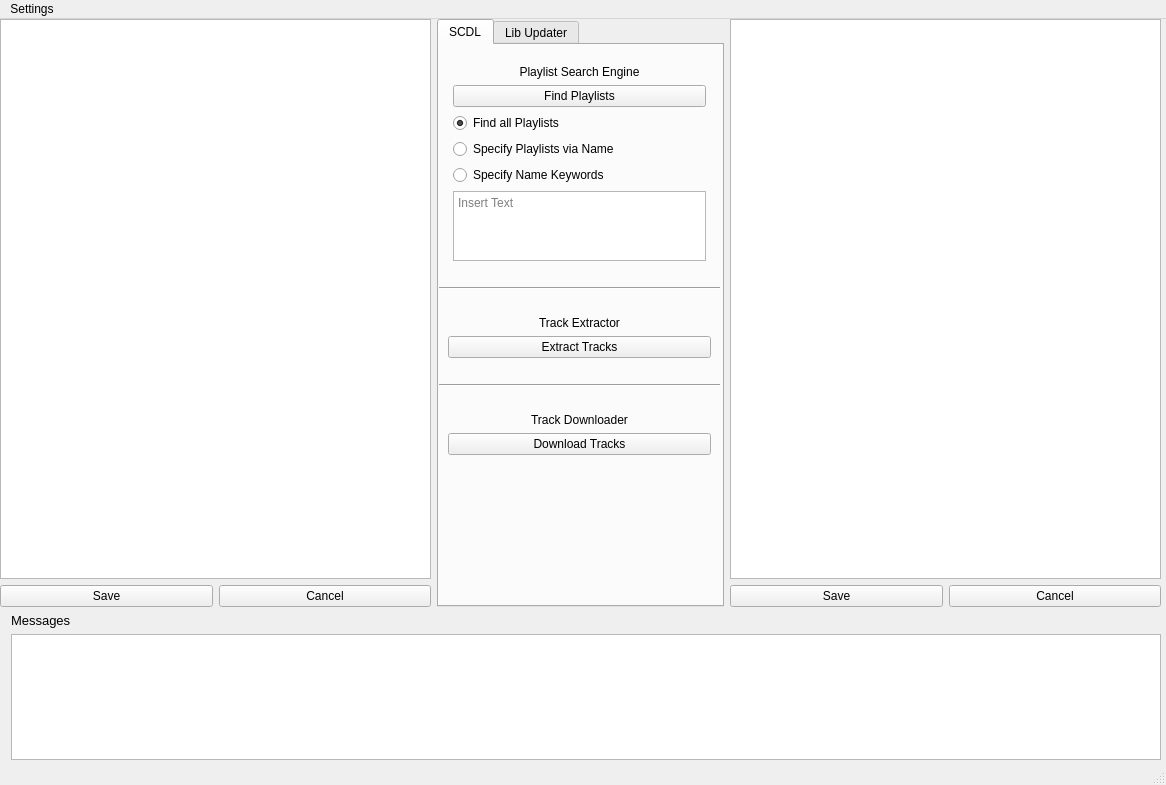
<?xml version="1.0" encoding="UTF-8"?>
<ui version="4.0">
 <class>MainWindow</class>
 <widget class="QMainWindow" name="MainWindow">
  <property name="geometry">
   <rect>
    <x>0</x>
    <y>0</y>
    <width>1166</width>
    <height>785</height>
   </rect>
  </property>
  <property name="windowTitle">
   <string>MainWindow</string>
  </property>
  <widget class="QWidget" name="centralwidget">
   <widget class="QWidget" name="gridLayoutWidget_5">
    <property name="geometry">
     <rect>
      <x>0</x>
      <y>0</y>
      <width>1161</width>
      <height>741</height>
     </rect>
    </property>
    <layout class="QGridLayout" name="gridLayout" rowstretch="4,1" columnstretch="3,2,3">
     <item row="0" column="0">
      <layout class="QGridLayout" name="grid_left">
       <item row="1" column="0">
        <widget class="QPushButton" name="btn_save_left">
         <property name="text">
          <string>Save</string>
         </property>
        </widget>
       </item>
       <item row="1" column="1">
        <widget class="QPushButton" name="btn_cancel_left">
         <property name="text">
          <string>Cancel</string>
         </property>
        </widget>
       </item>
       <item row="0" column="0" colspan="2">
        <widget class="QTableWidget" name="tbl_left"/>
       </item>
      </layout>
     </item>
     <item row="0" column="1">
      <widget class="QTabWidget" name="tabWidget">
       <property name="tabPosition">
        <enum>QTabWidget::North</enum>
       </property>
       <property name="tabShape">
        <enum>QTabWidget::Rounded</enum>
       </property>
       <property name="currentIndex">
        <number>0</number>
       </property>
       <widget class="QWidget" name="tab_scdl">
        <attribute name="title">
         <string>SCDL</string>
        </attribute>
        <widget class="QWidget" name="gridLayoutWidget_4">
         <property name="geometry">
          <rect>
           <x>0</x>
           <y>0</y>
           <width>281</width>
           <height>551</height>
          </rect>
         </property>
         <layout class="QGridLayout" name="glayout_SCDL" rowstretch="1,7,1,1,1,3,1,1,1,3,7">
          <item row="2" column="0">
           <spacer name="verticalSpacer_4">
            <property name="orientation">
             <enum>Qt::Vertical</enum>
            </property>
            <property name="sizeHint" stdset="0">
             <size>
              <width>20</width>
              <height>40</height>
             </size>
            </property>
           </spacer>
          </item>
          <item row="8" column="0">
           <spacer name="verticalSpacer">
            <property name="orientation">
             <enum>Qt::Vertical</enum>
            </property>
            <property name="sizeHint" stdset="0">
             <size>
              <width>20</width>
              <height>40</height>
             </size>
            </property>
           </spacer>
          </item>
          <item row="10" column="0">
           <spacer name="verticalSpacer_5">
            <property name="orientation">
             <enum>Qt::Vertical</enum>
            </property>
            <property name="sizeHint" stdset="0">
             <size>
              <width>20</width>
              <height>40</height>
             </size>
            </property>
           </spacer>
          </item>
          <item row="3" column="0">
           <widget class="Line" name="line">
            <property name="orientation">
             <enum>Qt::Horizontal</enum>
            </property>
           </widget>
          </item>
          <item row="0" column="0">
           <spacer name="verticalSpacer_17">
            <property name="orientation">
             <enum>Qt::Vertical</enum>
            </property>
            <property name="sizeHint" stdset="0">
             <size>
              <width>20</width>
              <height>40</height>
             </size>
            </property>
           </spacer>
          </item>
          <item row="5" column="0">
           <layout class="QGridLayout" name="glayout_track_ext" columnstretch="1,30,1">
            <item row="0" column="1">
             <widget class="QLabel" name="lbl_track_ext">
              <property name="sizePolicy">
               <sizepolicy hsizetype="Preferred" vsizetype="Maximum">
                <horstretch>0</horstretch>
                <verstretch>0</verstretch>
               </sizepolicy>
              </property>
              <property name="text">
               <string>Track Extractor</string>
              </property>
              <property name="alignment">
               <set>Qt::AlignCenter</set>
              </property>
             </widget>
            </item>
            <item row="1" column="0">
             <spacer name="horizontalSpacer_3">
              <property name="orientation">
               <enum>Qt::Horizontal</enum>
              </property>
              <property name="sizeHint" stdset="0">
               <size>
                <width>40</width>
                <height>20</height>
               </size>
              </property>
             </spacer>
            </item>
            <item row="1" column="1">
             <widget class="QPushButton" name="btn_track_ext">
              <property name="text">
               <string>Extract Tracks</string>
              </property>
             </widget>
            </item>
            <item row="1" column="2">
             <spacer name="horizontalSpacer_4">
              <property name="orientation">
               <enum>Qt::Horizontal</enum>
              </property>
              <property name="sizeHint" stdset="0">
               <size>
                <width>40</width>
                <height>20</height>
               </size>
              </property>
             </spacer>
            </item>
           </layout>
          </item>
          <item row="6" column="0">
           <spacer name="verticalSpacer_2">
            <property name="orientation">
             <enum>Qt::Vertical</enum>
            </property>
            <property name="sizeHint" stdset="0">
             <size>
              <width>20</width>
              <height>40</height>
             </size>
            </property>
           </spacer>
          </item>
          <item row="7" column="0">
           <widget class="Line" name="line_2">
            <property name="orientation">
             <enum>Qt::Horizontal</enum>
            </property>
           </widget>
          </item>
          <item row="4" column="0">
           <spacer name="verticalSpacer_3">
            <property name="orientation">
             <enum>Qt::Vertical</enum>
            </property>
            <property name="sizeHint" stdset="0">
             <size>
              <width>20</width>
              <height>40</height>
             </size>
            </property>
           </spacer>
          </item>
          <item row="9" column="0">
           <layout class="QGridLayout" name="glayout_track_dl" rowstretch="0,0,0" columnstretch="1,30,1">
            <item row="2" column="2">
             <spacer name="horizontalSpacer_6">
              <property name="orientation">
               <enum>Qt::Horizontal</enum>
              </property>
              <property name="sizeHint" stdset="0">
               <size>
                <width>40</width>
                <height>20</height>
               </size>
              </property>
             </spacer>
            </item>
            <item row="2" column="1">
             <widget class="QPushButton" name="btn_track_dl">
              <property name="text">
               <string>Download Tracks</string>
              </property>
             </widget>
            </item>
            <item row="2" column="0">
             <spacer name="horizontalSpacer_5">
              <property name="orientation">
               <enum>Qt::Horizontal</enum>
              </property>
              <property name="sizeHint" stdset="0">
               <size>
                <width>40</width>
                <height>20</height>
               </size>
              </property>
             </spacer>
            </item>
            <item row="1" column="1">
             <widget class="QLabel" name="lbl_track_dl">
              <property name="sizePolicy">
               <sizepolicy hsizetype="Preferred" vsizetype="Maximum">
                <horstretch>0</horstretch>
                <verstretch>0</verstretch>
               </sizepolicy>
              </property>
              <property name="text">
               <string>Track Downloader</string>
              </property>
              <property name="alignment">
               <set>Qt::AlignCenter</set>
              </property>
             </widget>
            </item>
           </layout>
          </item>
          <item row="1" column="0">
           <layout class="QGridLayout" name="glayout_pl_search" rowstretch="1,1,1,1,2,1,0" columnstretch="1,30,1">
            <item row="1" column="2" rowspan="4">
             <spacer name="horizontalSpacer_2">
              <property name="orientation">
               <enum>Qt::Horizontal</enum>
              </property>
              <property name="sizeHint" stdset="0">
               <size>
                <width>40</width>
                <height>20</height>
               </size>
              </property>
             </spacer>
            </item>
            <item row="5" column="1">
             <widget class="QPlainTextEdit" name="TxtEdit_pl_search">
              <property name="placeholderText">
               <string>Insert Text</string>
              </property>
             </widget>
            </item>
            <item row="1" column="1">
             <widget class="QPushButton" name="btn_pl_search">
              <property name="text">
               <string>Find Playlists</string>
              </property>
             </widget>
            </item>
            <item row="6" column="1">
             <spacer name="verticalSpacer_18">
              <property name="orientation">
               <enum>Qt::Vertical</enum>
              </property>
              <property name="sizeHint" stdset="0">
               <size>
                <width>20</width>
                <height>40</height>
               </size>
              </property>
             </spacer>
            </item>
            <item row="3" column="1">
             <widget class="QRadioButton" name="rbtn_pl_search_name">
              <property name="text">
               <string>Specify Playlists via Name</string>
              </property>
             </widget>
            </item>
            <item row="1" column="0" rowspan="4">
             <spacer name="horizontalSpacer">
              <property name="orientation">
               <enum>Qt::Horizontal</enum>
              </property>
              <property name="sizeHint" stdset="0">
               <size>
                <width>40</width>
                <height>20</height>
               </size>
              </property>
             </spacer>
            </item>
            <item row="0" column="0" colspan="3">
             <widget class="QLabel" name="lbl_pl_search">
              <property name="sizePolicy">
               <sizepolicy hsizetype="Preferred" vsizetype="Maximum">
                <horstretch>0</horstretch>
                <verstretch>0</verstretch>
               </sizepolicy>
              </property>
              <property name="text">
               <string>Playlist Search Engine</string>
              </property>
              <property name="alignment">
               <set>Qt::AlignCenter</set>
              </property>
             </widget>
            </item>
            <item row="4" column="1">
             <widget class="QRadioButton" name="rbtn_pl_search_key">
              <property name="text">
               <string>Specify Name Keywords</string>
              </property>
              <property name="autoExclusive">
               <bool>true</bool>
              </property>
             </widget>
            </item>
            <item row="2" column="1">
             <widget class="QRadioButton" name="rbtn_pl_all">
              <property name="text">
               <string>Find all Playlists</string>
              </property>
              <property name="checked">
               <bool>true</bool>
              </property>
             </widget>
            </item>
           </layout>
          </item>
         </layout>
        </widget>
       </widget>
       <widget class="QWidget" name="tab_lib">
        <attribute name="title">
         <string>Lib Updater</string>
        </attribute>
        <widget class="QWidget" name="gridLayoutWidget_3">
         <property name="geometry">
          <rect>
           <x>0</x>
           <y>0</y>
           <width>281</width>
           <height>551</height>
          </rect>
         </property>
         <layout class="QGridLayout" name="glayout_lib_updater" rowstretch="1,1,5,1,1,1,1,5,1,1,1,1,5,5,5" columnstretch="1,30,1">
          <item row="14" column="1">
           <spacer name="verticalSpacer_7">
            <property name="orientation">
             <enum>Qt::Vertical</enum>
            </property>
            <property name="sizeHint" stdset="0">
             <size>
              <width>20</width>
              <height>40</height>
             </size>
            </property>
           </spacer>
          </item>
          <item row="2" column="1">
           <widget class="QPushButton" name="btn_file_uni">
            <property name="text">
             <string>Unify files</string>
            </property>
           </widget>
          </item>
          <item row="13" column="1">
           <widget class="QPushButton" name="btn_file_uni_4">
            <property name="text">
             <string>Update Library with new tracks</string>
            </property>
           </widget>
          </item>
          <item row="2" column="2">
           <spacer name="horizontalSpacer_8">
            <property name="orientation">
             <enum>Qt::Horizontal</enum>
            </property>
            <property name="sizeHint" stdset="0">
             <size>
              <width>40</width>
              <height>20</height>
             </size>
            </property>
           </spacer>
          </item>
          <item row="8" column="1">
           <spacer name="verticalSpacer_8">
            <property name="orientation">
             <enum>Qt::Vertical</enum>
            </property>
            <property name="sizeHint" stdset="0">
             <size>
              <width>20</width>
              <height>40</height>
             </size>
            </property>
           </spacer>
          </item>
          <item row="10" column="1">
           <spacer name="verticalSpacer_9">
            <property name="orientation">
             <enum>Qt::Vertical</enum>
            </property>
            <property name="sizeHint" stdset="0">
             <size>
              <width>20</width>
              <height>40</height>
             </size>
            </property>
           </spacer>
          </item>
          <item row="11" column="0" colspan="3">
           <widget class="QLabel" name="lbl_file_uni_3">
            <property name="text">
             <string>Library Updater</string>
            </property>
            <property name="alignment">
             <set>Qt::AlignCenter</set>
            </property>
           </widget>
          </item>
          <item row="5" column="1">
           <spacer name="verticalSpacer_10">
            <property name="orientation">
             <enum>Qt::Vertical</enum>
            </property>
            <property name="sizeHint" stdset="0">
             <size>
              <width>20</width>
              <height>40</height>
             </size>
            </property>
           </spacer>
          </item>
          <item row="1" column="0" colspan="3">
           <widget class="QLabel" name="lbl_file_uni">
            <property name="text">
             <string>File Unifyer</string>
            </property>
            <property name="alignment">
             <set>Qt::AlignCenter</set>
            </property>
           </widget>
          </item>
          <item row="6" column="0" colspan="3">
           <widget class="QLabel" name="lbl_file_uni_2">
            <property name="text">
             <string>Music Sync</string>
            </property>
            <property name="alignment">
             <set>Qt::AlignCenter</set>
            </property>
           </widget>
          </item>
          <item row="7" column="1">
           <widget class="QPushButton" name="btn_file_uni_2">
            <property name="text">
             <string>Sync .mp3 files</string>
            </property>
           </widget>
          </item>
          <item row="12" column="1">
           <widget class="QPushButton" name="btn_file_uni_3">
            <property name="text">
             <string>Search new tracks</string>
            </property>
           </widget>
          </item>
          <item row="3" column="1">
           <spacer name="verticalSpacer_6">
            <property name="orientation">
             <enum>Qt::Vertical</enum>
            </property>
            <property name="sizeHint" stdset="0">
             <size>
              <width>20</width>
              <height>40</height>
             </size>
            </property>
           </spacer>
          </item>
          <item row="0" column="1">
           <spacer name="verticalSpacer_11">
            <property name="orientation">
             <enum>Qt::Vertical</enum>
            </property>
            <property name="sizeHint" stdset="0">
             <size>
              <width>20</width>
              <height>40</height>
             </size>
            </property>
           </spacer>
          </item>
          <item row="2" column="0" rowspan="2">
           <spacer name="horizontalSpacer_7">
            <property name="orientation">
             <enum>Qt::Horizontal</enum>
            </property>
            <property name="sizeHint" stdset="0">
             <size>
              <width>40</width>
              <height>20</height>
             </size>
            </property>
           </spacer>
          </item>
          <item row="4" column="1">
           <widget class="Line" name="line_4">
            <property name="orientation">
             <enum>Qt::Horizontal</enum>
            </property>
           </widget>
          </item>
          <item row="9" column="1">
           <widget class="Line" name="line_3">
            <property name="orientation">
             <enum>Qt::Horizontal</enum>
            </property>
           </widget>
          </item>
         </layout>
        </widget>
       </widget>
      </widget>
     </item>
     <item row="0" column="2">
      <layout class="QGridLayout" name="grid_right">
       <item row="1" column="0">
        <widget class="QPushButton" name="btn_save_right">
         <property name="text">
          <string>Save</string>
         </property>
        </widget>
       </item>
       <item row="1" column="1">
        <widget class="QPushButton" name="btn_cancel_right">
         <property name="text">
          <string>Cancel</string>
         </property>
        </widget>
       </item>
       <item row="0" column="0" colspan="2">
        <widget class="QTableWidget" name="tbl_right"/>
       </item>
      </layout>
     </item>
     <item row="1" column="0" colspan="3">
      <layout class="QGridLayout" name="glayout_msg" columnstretch="1,100">
       <item row="0" column="1">
        <widget class="QLabel" name="lbl_msg">
         <property name="font">
          <font>
           <pointsize>10</pointsize>
          </font>
         </property>
         <property name="text">
          <string>Messages</string>
         </property>
        </widget>
       </item>
       <item row="1" column="1">
        <widget class="QTextEdit" name="txtedit_messages">
         <property name="readOnly">
          <bool>true</bool>
         </property>
        </widget>
       </item>
       <item row="0" column="0" rowspan="2">
        <spacer name="horizontalSpacer_9">
         <property name="orientation">
          <enum>Qt::Horizontal</enum>
         </property>
         <property name="sizeHint" stdset="0">
          <size>
           <width>40</width>
           <height>20</height>
          </size>
         </property>
        </spacer>
       </item>
      </layout>
     </item>
    </layout>
   </widget>
  </widget>
  <widget class="QMenuBar" name="menubar">
   <property name="geometry">
    <rect>
     <x>0</x>
     <y>0</y>
     <width>1166</width>
     <height>22</height>
    </rect>
   </property>
   <widget class="QMenu" name="menuSettings">
    <property name="title">
     <string>Settings</string>
    </property>
   </widget>
   <addaction name="menuSettings"/>
  </widget>
  <widget class="QStatusBar" name="statusbar"/>
  <action name="actionrfsey">
   <property name="text">
    <string>rfsey</string>
   </property>
  </action>
 </widget>
 <resources/>
 <connections/>
</ui>
